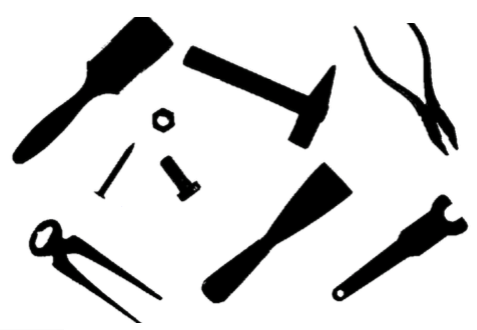
#> input picture exerc-6a/blob.png, 477 x 330 px
$ python contorno.py   (Python 2 division)   (older library calls are emulated)
#> lines starting #> are read from the running program, lines starting #| are printed output that depends on the picture; after the words box and inside, x2 and y2 are one past the last pixel; in counts of white or black regions, pixels touching at a corner belong together; long printed decimals are rounded
#!/usr/bin/python

import numpy as np
import cv2, sys, scipy

import matplotlib
matplotlib.use('Agg') # Force matplotlib to not use any Xwindows backend.
from matplotlib import pyplot as plt


img = cv2.imread('blob.png')
#> img is the input picture: shape (330, 477, 3); mean B, G, R 214.5, 214.5, 214.5
imgray = cv2.cvtColor(img, cv2.COLOR_BGR2GRAY)
thresh = abs(imgray - 255)
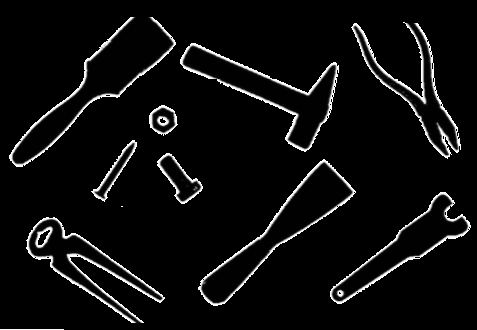
#> thresh: shape (330, 477); min 0, max 255, mean 13.3
img2, contours, hierarchy = cv2.findContours(thresh, cv2.RETR_EXTERNAL, cv2.CHAIN_APPROX_SIMPLE)
#> contours = 11 contours, 2 with area under 20; largest, box (x1, y1, x2, y2) and area: (9, 17, 176, 167) 6777, (198, 159, 356, 306) 5740, (180, 43, 339, 152) 5302, (330, 192, 471, 304) 4195, (26, 217, 165, 323) 3983
# [4 lines of commented-out code are left out]

cv2.drawContours(img, contours, -1, (0,255,0), 1)
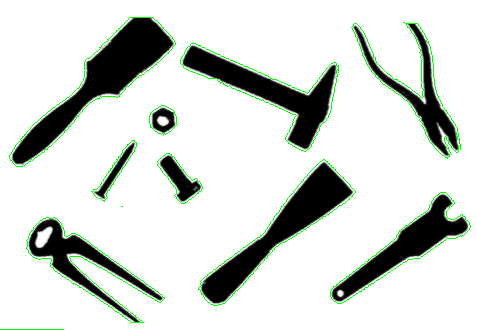
#> img: shape (330, 477, 3); 1.87% of pixels changed, all inside (x1, y1, x2, y2) = (0, 17, 471, 330)

hists_diff_chains = {}
hists_chains = {}

map = { 0 : [0,1,2,3], 1: [1,2,3,0], 2: [2,3,0,1], 3: [3,0,1,2] }
def calc_diff(a,b):
    way = map[a]
    for diff,val in enumerate(way):
        if val == b:
            return diff;

for j, obj in enumerate(contours):
    last_y = False
    last_x = False
    cur_chain = []
    diff_chain = []

    font = cv2.FONT_HERSHEY_SIMPLEX
    c_y,c_x = obj[0][0]
    cv2.putText(img,str(j),(c_y,c_x), font, 0.25,(0,0,0), 1,cv2.LINE_AA)

    for cont in obj:
        y,x = cont[0]
        if not last_x and not last_y:
            last_y = y;
            last_x = x;
            # print "primeiro"
            continue;

        '''
        MAP
        0 = RIGHT
        1 = UP
        2 = LEFT
        3 = DOWN
        '''
        if y == last_y and x > last_x: # RIGHT
            cur_chain.append(0)
        elif y < last_y and x == last_x: # UP
            cur_chain.append(1)
        elif y == last_y and x < last_x: # LEFT
            cur_chain.append(2)
        else: # DOWN
            cur_chain.append(3)

        last_y = y;
        last_x = x;

    # print cur_chain

    first_val = True
    for i,val in enumerate(cur_chain):
        if first_val:
            last_val = cur_chain[i]
            first_val = False
            continue

        cur_val = cur_chain[i]
        diff_chain.append(calc_diff(last_val, cur_val))
        last_val = cur_val

    # print diff_chain
    hist_chain = []
    hist_chain.append(cur_chain.count(0));
    hist_chain.append(cur_chain.count(1));
    hist_chain.append(cur_chain.count(2));
    hist_chain.append(cur_chain.count(3));
    hists_chains[j] = hist_chain

    hist_diff = []
    hist_diff.append(diff_chain.count(0));
    hist_diff.append(diff_chain.count(1));
    hist_diff.append(diff_chain.count(2));
    hist_diff.append(diff_chain.count(3));
    hists_diff_chains[j] = hist_diff
#> this loop made 11 passes
#> (c_y, c_x) on passes 2, 4, 5: (46, 217), (440, 192), (323, 159)
#> (obj, c_y, c_x) on passes 1, 3: ([[0, 329], [63, 329]], 0, 329), ([[121, 206], [122, 206]], 121, 206)
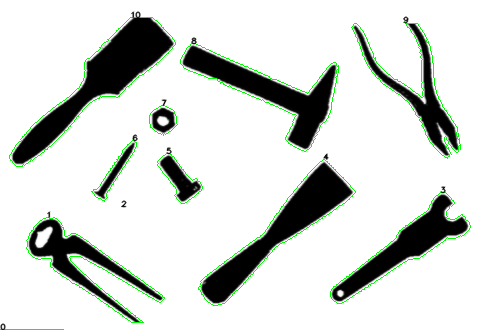
#> img: shape (330, 477, 3); 0.28% of pixels changed, all inside (x1, y1, x2, y2) = (0, 11, 447, 330)

cv2.imwrite("contornado.png", img)

for j in hists_chains:
    # print hist_diff
    plt.plot(hists_chains[j], label=str(j))
    plt.xlim(0,3)
    plt.legend(bbox_to_anchor=(1, 1), loc=2, borderaxespad=0.)
    plt.savefig("hist{}.png".format(j))
#> this loop made 11 passes
#> pass 1, `plt.savefig("hist{}.png".format(j))`:
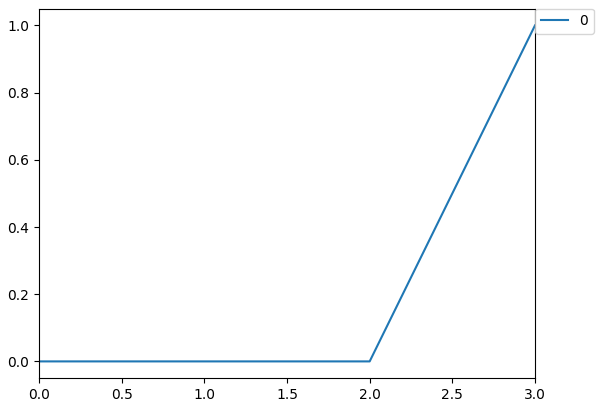
#> figure drawn by matplotlib, 1 panel

plt.clf()

for j in hists_diff_chains:
    # print hist_diff
    plt.plot(hists_diff_chains[j], label=str(j))
    plt.xlim(0,3)
    plt.legend(bbox_to_anchor=(1, 1), loc=2, borderaxespad=0.)
    plt.savefig("hist-diff{}.png".format(j))
#> this loop made 11 passes
#> pass 1, `plt.savefig("hist-diff{}.png".format(j))`:
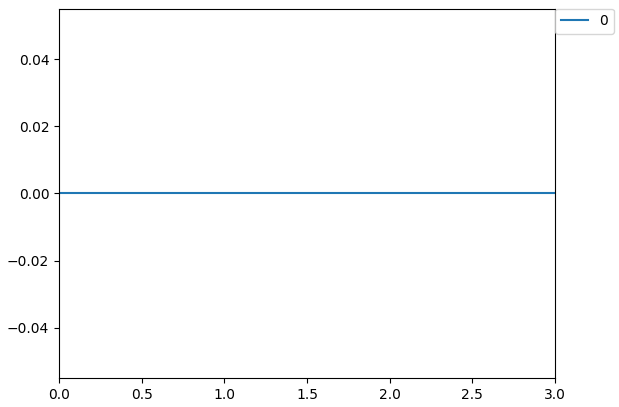
#> figure drawn by matplotlib, 1 panel
#> pass 2, `plt.savefig("hist-diff{}.png".format(j))`:
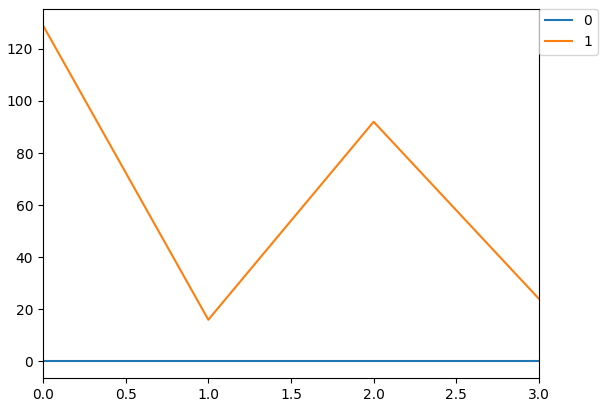
#> figure drawn by matplotlib, 1 panel

def calcEuclideanDistance(a, b):
    a = np.array(a)
    b = np.array(b)
    d = np.linalg.norm(a-b)
    return d

summary = {}

def build_results(chains_array, type):
#> called with type = 'without_differences'
    print "\n --- Calculations for chaincodes: {} --- \n".format(type)
    for hist_a_index in chains_array:
        print "Calculating object {} .".format(hist_a_index)
        distances = []
        map = {}
        for hist_b_index in chains_array:
            if hist_a_index == hist_b_index:
                continue
            distance = calcEuclideanDistance(chains_array[hist_a_index], chains_array[hist_b_index])
            distances.append(distance)
            map[str(distance)] = hist_b_index
            print "Distance from {} to {} = {}".format(hist_a_index, hist_b_index, distance)
        result = "{}: The most similar object to {} is {}.".format(type,hist_a_index, map[str(min(distances))])
        print result
        if hist_a_index not in summary:
            summary[hist_a_index] = []

        summary[hist_a_index].append(result)

build_results(hists_chains, "without_differences")
build_results(hists_diff_chains, "with_differences")
#> the loop in build_results (call 2), `for hist_a_index in chains_array:` made 11 passes
#| Calculating object 0 .
#| Distance from 0 to 1 = 161.050
#| Distance from 0 to 2 = 0.0
#| Distance from 0 to 3 = 109.234
#| Distance from 0 to 4 = 111.656
#| Distance from 0 to 5 = 37.881
#| Distance from 0 to 6 = 53.935
#| Distance from 0 to 7 = 22.825
#| Distance from 0 to 8 = 154.165
#| Distance from 0 to 9 = 161.620
#> (further printed lines are left out)

print "\n --- Summary --- \n"

for item in summary:
    print "For object {}:".format(item)
    for i in summary[item]:
        print i
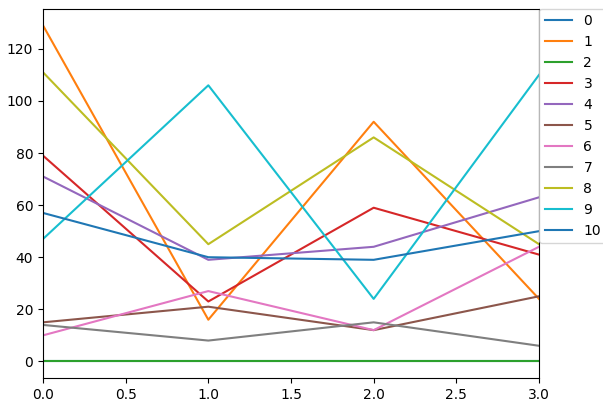
#> figure drawn by matplotlib, 1 panel
